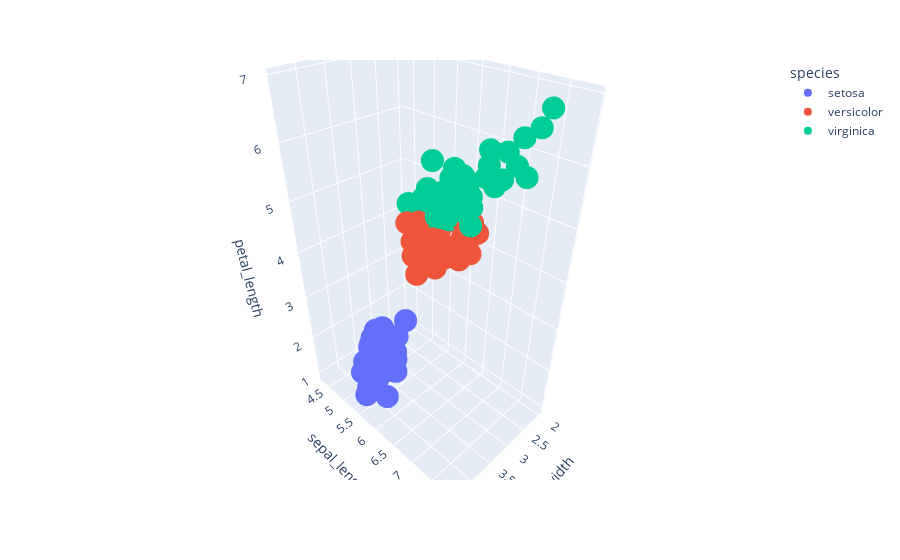

Here is the notebook cell this chart was saved with:
### Code cell
fig = px.scatter_3d(df, x = "sepal_width", y = "sepal_length", z = "petal_length", color = "species")
fig.show()

### Figure 1 — Plotly figure (JSON) as saved in the notebook; plotly's stock layout.template omitted (floating-point values rounded to 4 significant figures)
{"data": [{"hovertemplate": "species=setosa<br>sepal_width=%{x}<br>sepal_length=%{y}<br>petal_length=%{z}<extra></extra>", "legendgroup": "setosa", "marker": {"color": "#636efa", "symbol": "circle"}, "mode": "markers", "name": "setosa", "scene": "scene", "showlegend": true, "type": "scatter3d", "x": [3.5, 3, 3.2, 3.1, 3.6, 3.9, 3.4, 3.4, 2.9, 3.1, 3.7, 3.4, 3, 3, 4, 4.4, 3.9, 3.5, 3.8, 3.8, 3.4, 3.7, 3.6, 3.3, 3.4, 3, 3.4, 3.5, 3.4, 3.2, 3.1, 3.4, 4.1, 4.2, 3.1, 3.2, 3.5, 3.1, 3, 3.4, 3.5, 2.3, 3.2, 3.5, 3.8, 3, 3.8, 3.2, 3.7, 3.3], "y": [5.1, 4.9, 4.7, 4.6, 5, 5.4, 4.6, 5, 4.4, 4.9, 5.4, 4.8, 4.8, 4.3, 5.8, 5.7, 5.4, 5.1, 5.7, 5.1, 5.4, 5.1, 4.6, 5.1, 4.8, 5, 5, 5.2, 5.2, 4.7, 4.8, 5.4, 5.2, 5.5, 4.9, 5, 5.5, 4.9, 4.4, 5.1, 5, 4.5, 4.4, 5, 5.1, 4.8, 5.1, 4.6, 5.3, 5], "z": [1.4, 1.4, 1.3, 1.5, 1.4, 1.7, 1.4, 1.5, 1.4, 1.5, 1.5, 1.6, 1.4, 1.1, 1.2, 1.5, 1.3, 1.4, 1.7, 1.5, 1.7, 1.5, 1, 1.7, 1.9, 1.6, 1.6, 1.5, 1.4, 1.6, 1.6, 1.5, 1.5, 1.4, 1.5, 1.2, 1.3, 1.5, 1.3, 1.5, 1.3, 1.3, 1.3, 1.6, 1.9, 1.4, 1.6, 1.4, 1.5, 1.4]}, {"hovertemplate": "species=versicolor<br>sepal_width=%{x}<br>sepal_length=%{y}<br>petal_length=%{z}<extra></extra>", "legendgroup": "versicolor", "marker": {"color": "#EF553B", "symbol": "circle"}, "mode": "markers", "name": "versicolor", "scene": "scene", "showlegend": true, "type": "scatter3d", "x": [3.2, 3.2, 3.1, 2.3, 2.8, 2.8, 3.3, 2.4, 2.9, 2.7, 2, 3, 2.2, 2.9, 2.9, 3.1, 3, 2.7, 2.2, 2.5, 3.2, 2.8, 2.5, 2.8, 2.9, 3, 2.8, 3, 2.9, 2.6, 2.4, 2.4, 2.7, 2.7, 3, 3.4, 3.1, 2.3, 3, 2.5, 2.6, 3, 2.6, 2.3, 2.7, 3, 2.9, 2.9, 2.5, 2.8], "y": [7, 6.4, 6.9, 5.5, 6.5, 5.7, 6.3, 4.9, 6.6, 5.2, 5, 5.9, 6, 6.1, 5.6, 6.7, 5.6, 5.8, 6.2, 5.6, 5.9, 6.1, 6.3, 6.1, 6.4, 6.6, 6.8, 6.7, 6, 5.7, 5.5, 5.5, 5.8, 6, 5.4, 6, 6.7, 6.3, 5.6, 5.5, 5.5, 6.1, 5.8, 5, 5.6, 5.7, 5.7, 6.2, 5.1, 5.7], "z": [4.7, 4.5, 4.9, 4, 4.6, 4.5, 4.7, 3.3, 4.6, 3.9, 3.5, 4.2, 4, 4.7, 3.6, 4.4, 4.5, 4.1, 4.5, 3.9, 4.8, 4, 4.9, 4.7, 4.3, 4.4, 4.8, 5, 4.5, 3.5, 3.8, 3.7, 3.9, 5.1, 4.5, 4.5, 4.7, 4.4, 4.1, 4, 4.4, 4.6, 4, 3.3, 4.2, 4.2, 4.2, 4.3, 3, 4.1]}, {"hovertemplate": "species=virginica<br>sepal_width=%{x}<br>sepal_length=%{y}<br>petal_length=%{z}<extra></extra>", "legendgroup": "virginica", "marker": {"color": "#00cc96", "symbol": "circle"}, "mode": "markers", "name": "virginica", "scene": "scene", "showlegend": true, "type": "scatter3d", "x": [3.3, 2.7, 3, 2.9, 3, 3, 2.5, 2.9, 2.5, 3.6, 3.2, 2.7, 3, 2.5, 2.8, 3.2, 3, 3.8, 2.6, 2.2, 3.2, 2.8, 2.8, 2.7, 3.3, 3.2, 2.8, 3, 2.8, 3, 2.8, 3.8, 2.8, 2.8, 2.6, 3, 3.4, 3.1, 3, 3.1, 3.1, 3.1, 2.7, 3.2, 3.3, 3, 2.5, 3, 3.4, 3], "y": [6.3, 5.8, 7.1, 6.3, 6.5, 7.6, 4.9, 7.3, 6.7, 7.2, 6.5, 6.4, 6.8, 5.7, 5.8, 6.4, 6.5, 7.7, 7.7, 6, 6.9, 5.6, 7.7, 6.3, 6.7, 7.2, 6.2, 6.1, 6.4, 7.2, 7.4, 7.9, 6.4, 6.3, 6.1, 7.7, 6.3, 6.4, 6, 6.9, 6.7, 6.9, 5.8, 6.8, 6.7, 6.7, 6.3, 6.5, 6.2, 5.9], "z": [6, 5.1, 5.9, 5.6, 5.8, 6.6, 4.5, 6.3, 5.8, 6.1, 5.1, 5.3, 5.5, 5, 5.1, 5.3, 5.5, 6.7, 6.9, 5, 5.7, 4.9, 6.7, 4.9, 5.7, 6, 4.8, 4.9, 5.6, 5.8, 6.1, 6.4, 5.6, 5.1, 5.6, 6.1, 5.6, 5.5, 4.8, 5.4, 5.6, 5.1, 5.1, 5.9, 5.7, 5.2, 5, 5.2, 5.4, 5.1]}], "layout": {"legend": {"title": {"text": "species"}, "tracegroupgap": 0}, "margin": {"t": 60}, "scene": {"domain": {"x": [0, 1], "y": [0, 1]}, "xaxis": {"title": {"text": "sepal_width"}}, "yaxis": {"title": {"text": "sepal_length"}}, "zaxis": {"title": {"text": "petal_length"}}}}}
